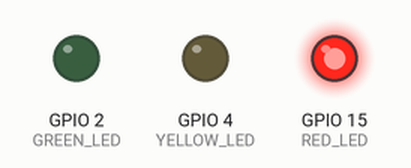
The sketch below on a simulated ESP32. On the bench: output pins drawn as LEDs (lit = HIGH).

Above: at 2.5 s.
At 7.5 s:
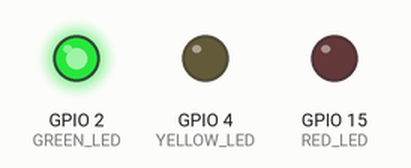
At 11.0 s:
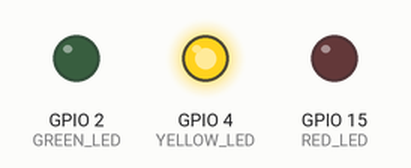
Timing chart, 0 to 15.6 s (numbered marks = the images above):
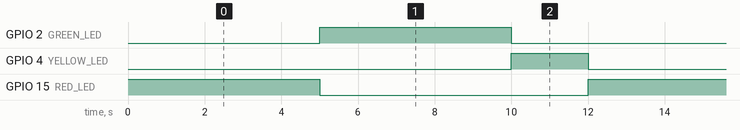

Measured:
- by itself, GPIO 2 (GREEN_LED), GPIO 15 (RED_LED): alternates HIGH for 5.0 s and LOW for 7.0 s
- by itself, GPIO 4 (YELLOW_LED): alternates HIGH for 2.0 s and LOW for 10.0 s
- by itself, everything shown: repeats every 12.0 s, in 3 steps

The sketch:

sketch.ino
```cpp
#define RED_LED 15
#define YELLOW_LED 4
#define GREEN_LED 2

unsigned long oldTime = 0;
int state = 0;

void setup() {
  pinMode(RED_LED, OUTPUT);
  pinMode(YELLOW_LED, OUTPUT);
  pinMode(GREEN_LED, OUTPUT);

  digitalWrite(RED_LED, HIGH);
}

void loop() {

  unsigned long newTime = millis();

  // RED → GREEN after 5 seconds
  if (state == 0 && newTime - oldTime >= 5000) {
    digitalWrite(RED_LED, LOW);
    digitalWrite(GREEN_LED, HIGH);

    oldTime = newTime;
    state = 1;
  }

  // GREEN → YELLOW after 5 seconds
  if (state == 1 && newTime - oldTime >= 5000) {
    digitalWrite(GREEN_LED, LOW);
    digitalWrite(YELLOW_LED, HIGH);

    oldTime = newTime;
    state = 2;
  }

  // YELLOW → RED after 2 seconds
  if (state == 2 && newTime - oldTime >= 2000) {
    digitalWrite(YELLOW_LED, LOW);
    digitalWrite(RED_LED, HIGH);

    oldTime = newTime;
    state = 0;
  }
}
```
